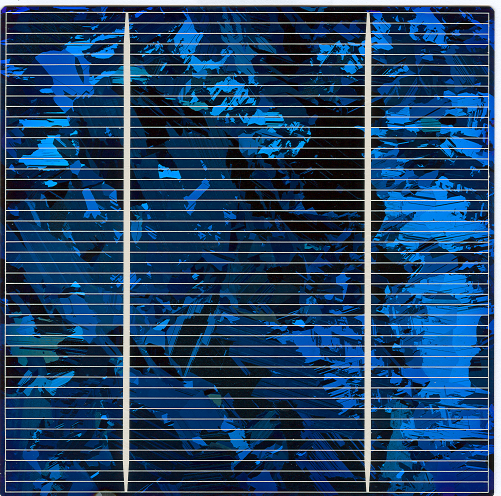
//> input picture source.png, 1001 x 991 px (shown at 1/2 size)
$ ./exc4   (built with g++ and OpenCV 4)
//> lines starting //> are read from the running program, lines starting //| are printed output that depends on the picture; after the words box and inside, x2 and y2 are one past the last pixel; in counts of white or black regions, pixels touching at a corner belong together
#include<iostream>
#include <opencv2/opencv.hpp>
#include<opencv2/highgui.hpp>

using namespace std;
using namespace cv;

int main()
{
	int n = 0;
	float histgram[256];
	for (int i = 0; i < 256; i++)
	{
		histgram[i] = 0;
	}
	Mat dispMat = imread("source.png",0);
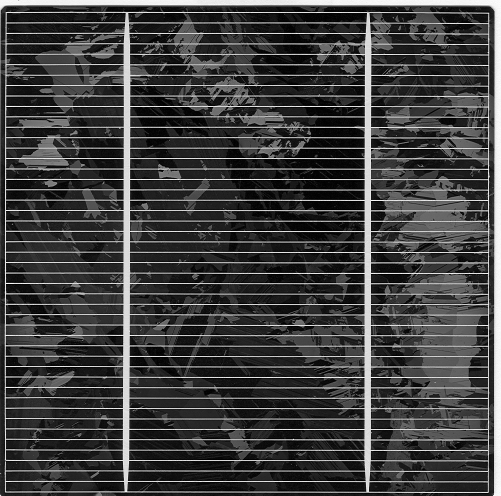
//> dispMat: 991 rows x 1001 cols, CV_8UC1 (shown at 1/2 size); min 0, max 255, mean 62.6
	int height = dispMat.rows;
//> height = 991
	int width = dispMat.cols;
//> width = 1001
	for (int i = 0; i < height; i++)
	{
		for (int j = 0; j < width; j++)
		{
			histgram[dispMat.at<uchar>(i,j)]++;
			n++;
		}
	}
//> this loop made 991 passes
//> n on passes 1 to 3: 1001, 2002, 3003
//> after the loop, histgram = 256 values, max 24367 at index 0, min 351 at index 146, mean 3875; n = 991991
	for (int i = 0; i < 256; i++)
	{
		histgram[i] = histgram[i] * 4000 / n;
	}
//> after the loop, histgram = 256 values, max 98.25 at index 0, min 1.42 at index 146, mean 15.62
	Mat image(255, 255, CV_8UC3,cv::Scalar(0,0,0));

	for (int x = 0; x < 255; x++)
	{
		Point pt,pt1;
		pt1.x = pt.x = x;
		pt.y = 255-histgram[x];
		pt1.y = 255;
		line(image, pt, pt1, CV_RGB(255, 255, 255), 1, 8, 0);
	}
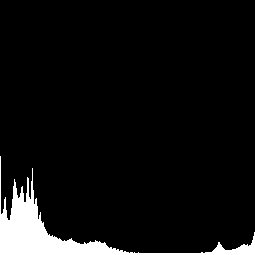
//> image: 255 rows x 255 cols, CV_8UC3; 6.3% white; 1 white region, box (x1, y1, x2, y2) and area: (0, 156, 255, 255) 4077
	imshow("1", image);
	waitKey(0);

}
